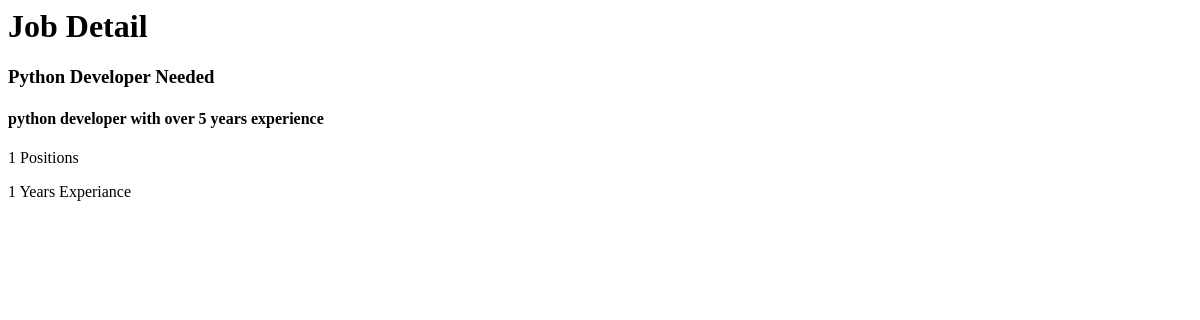
The page /jobs/1 on the database as committed earlier.
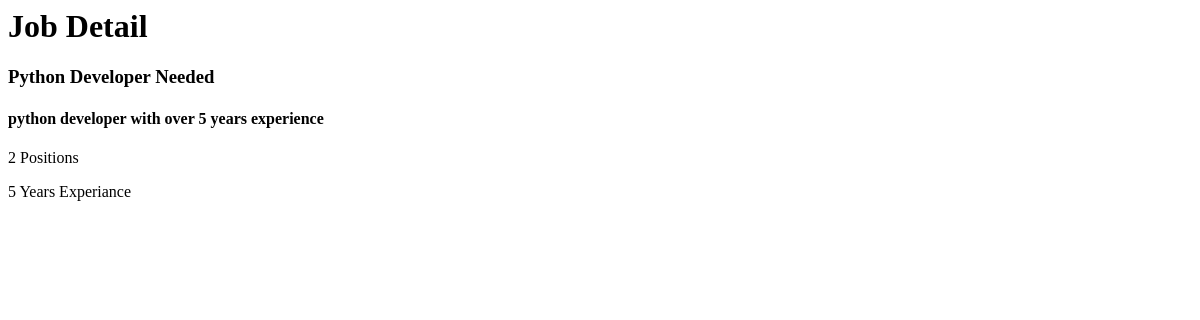
The same page on the database as committed later.
### job/models.py (models this page shows, shortened)
class Job(models.Model):
    title = models.CharField(max_length=100)
    job_type = models.CharField(max_length=15, choices=JOB_TYPE)
    description = models.TextField(max_length=1000)
    published_at = models.DateTimeField(auto_now=True)
    vacancy = models.IntegerField(default=1)
    salary = models.IntegerField(default=0)
    experience = models.IntegerField(default=1)
    category = models.ForeignKey('Category', on_delete=models.CASCADE)

### job/views.py (the view)
# urls.py: path('<int:id>', views.job_detail),
def job_detail(request, id):
    job_detail = Job.objects.get(id=id)
    context = {'job': job_detail}
    return render(request, 'job/job_detail.html', context)

### job/templates/job/job_detail.html
<h1> Job Detail </h1>
<h3>{{job.title}}</h3>
<h4>{{job.description}}</h4>
<p>{{job.vacancy}} Positions</p>
<p>{{job.experience}} Years Experiance</p>

Rows that differ between the two databases and show on the page:
changed Job "Python Developer Needed": vacancy "1" → "2"; experience "1" → "5"
